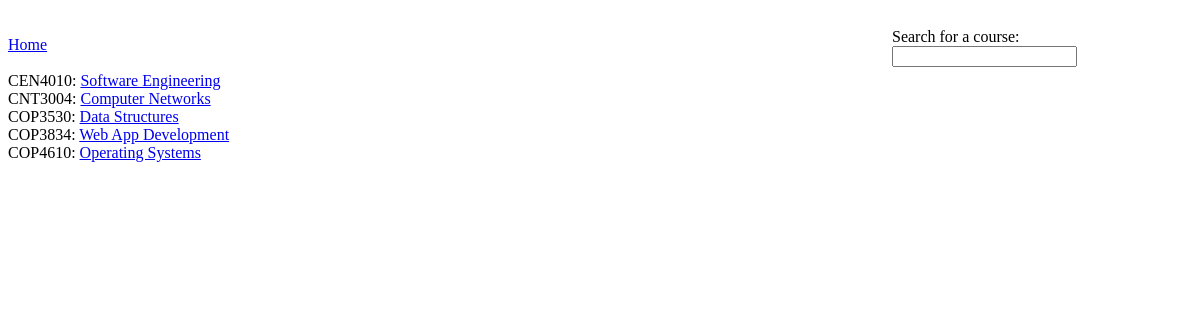
Page /php-code/searchResults.php on the committed database.
### tables this page shows
CREATE TABLE if NOT EXISTS COURSE(

  COURSE_ID CHAR(10) NOT NULL PRIMARY KEY,
  COURSE_NAME VARCHAR(50) NOT NULL,
  COURSE_COLLEGE VARCHAR(50),
  COURSE_DESCRIPTION VARCHAR(2000)

  );

### php-code/searchResults.php (the view, shortened to what this page needs)
<html>
<head>
    <link rel="stylesheet" type="text/css" href="rateMyCourse.css">
</head>
<body>
<div class="form" id="searchForm" style=" float: right;">
    <form method="post" action="searchResults.php">
        <label>Search for a course: </label>
        <input type="text" name="courseToSearch">
        <br>
    </form>
</div>
<div>
<?php
$servername = "localhost";
$username = "root";
$password = "root";
$dbname = "RATEMYCOURSE";
$conn = new mysqli($servername, $username, $password,$dbname);
?>
    <br/>
    <?php
include "topMenu.php";
?>
    <br/><br/>
    <?php
$searchWords = explode(" ",$_POST['courseToSearch']);
$sql_command="select COURSE_ID, COURSE_NAME from COURSE where ";
for($i=0;$i<count($searchWords);$i++ )
{
    $sql_command=$sql_command.'COURSE_ID like "%'.$searchWords[$i].'%" or COURSE_NAME like "%'.$searchWords[$i].'%" ';
}
$sql_command=$sql_command.';';
$result = $conn->query($sql_command);
if($result->num_rows>0){
    while($row=$result->fetch_assoc()){
        echo $row['COURSE_ID'].": <a href= \"courseComments.php?id=".$row['COURSE_ID']."\">".$row['COURSE_NAME']."</a><br>";
    }
}else{
    echo "No results found";
}
?>
</div>
</body>
</html>

### php-code/rateMyCourse.css (style rules this page uses)
#searchForm { width: 300px; border: 2px ; padding-top: 10px; float: right; }

### rows in the picture
course: COURSE_ID "CEN4010", COURSE_NAME "Software Engineering"
course: COURSE_ID "CNT3004", COURSE_NAME "Computer Networks"
course: COURSE_ID "COP3530", COURSE_NAME "Data Structures"
course: COURSE_ID "COP3834", COURSE_NAME "Web App Development"
course: COURSE_ID "COP4610", COURSE_NAME "Operating Systems"
